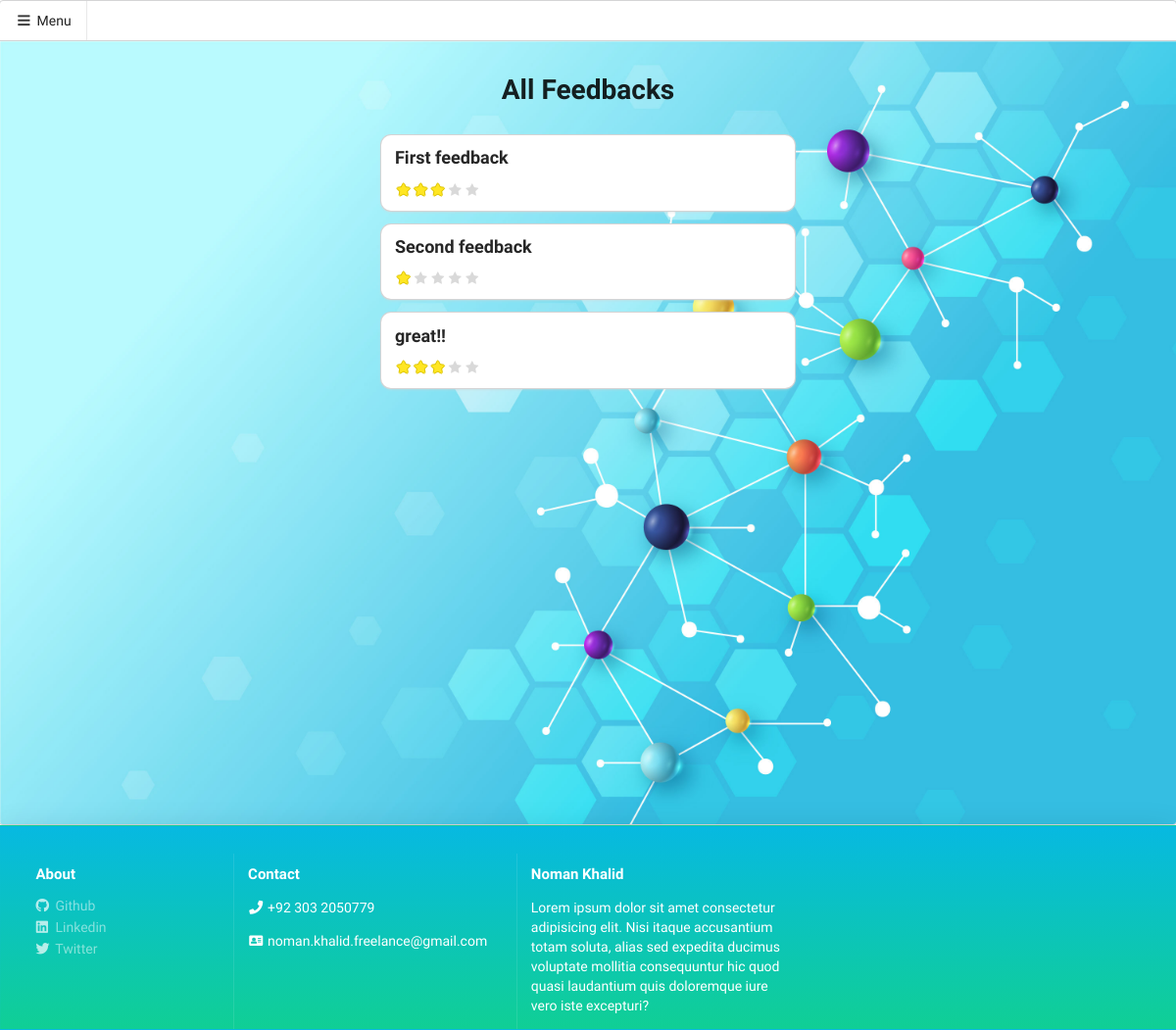
/feedbacks, run on an earlier commit of the app's database.
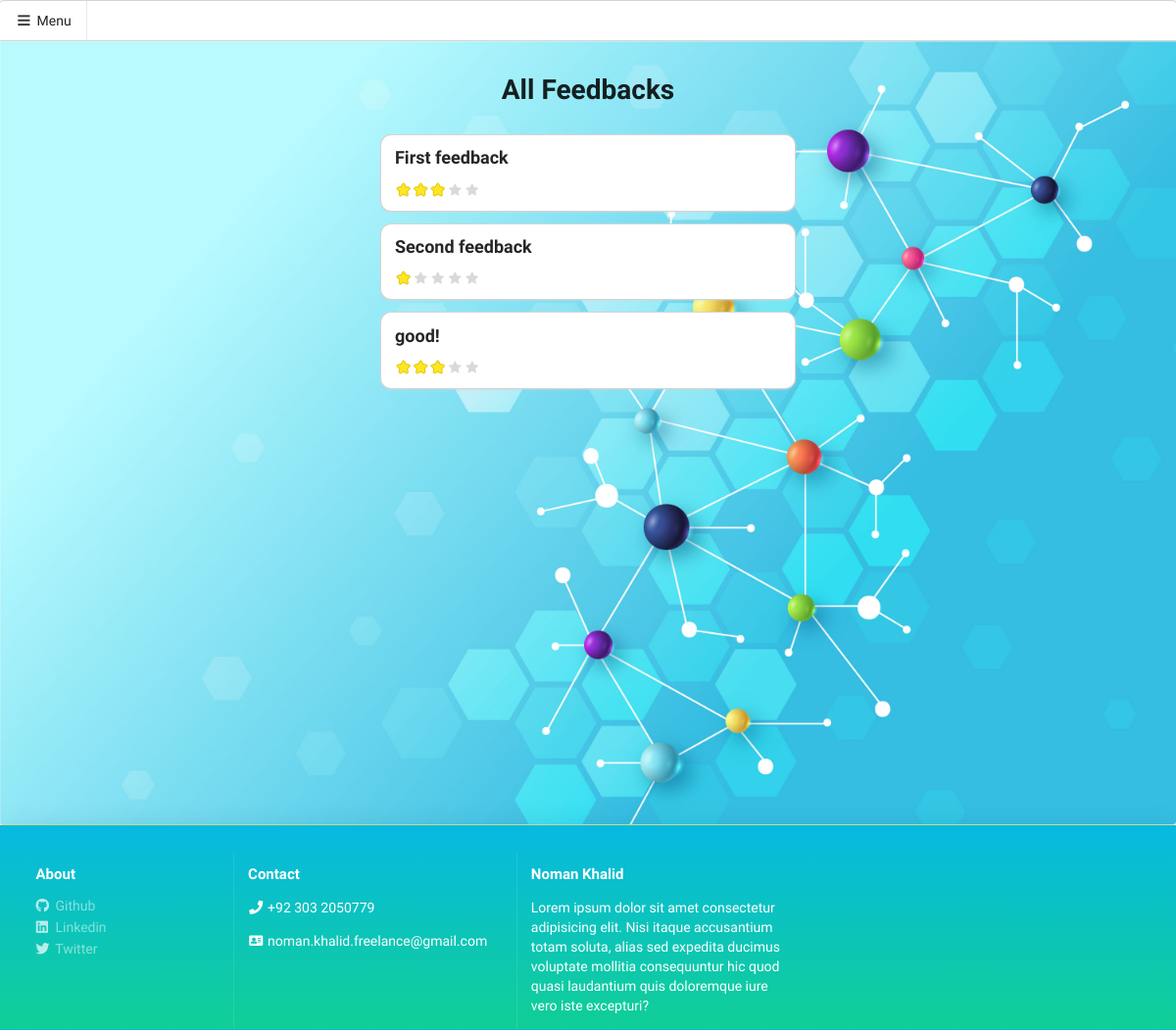
And on a later commit of the database.
### app.py (models this page shows, shortened)
class Feedback(db.Model):
    id = db.Column("id",db.Integer, primary_key=True)
    content = db.Column("content",db.Text)
    rating = db.Column("rating",db.Integer)
    user_id = db.Column(db.Integer, db.ForeignKey('user.id'))
    student_id = db.Column(db.Integer, db.ForeignKey('student.id'))

### app.py (the view)
@app.route('/feedbacks')
def feedbacks():
  feedbacks = Feedback.query.all()
  return render_template('feedback/index.html', feedbacks=feedbacks )

### templates/feedback/index.html (shortened to what this page needs)
{% extends 'layout.html' %}  {% block content %}
<div class="row">
  <div class="ui eight wide column center aligned">
    <h1 class="ui">All Feedbacks</h1>
  </div>
</div>
<div class="row">
  <div class="ui six wide column">
    {%for feedback in feedbacks%}
    <div class="ui card">
      <div class="content">
        <div class="ui header aligned">
          {{ feedback.content }}
        </div>
        <div class="description">
          <div
            class="ui star rating"
            data-rating="{{ feedback.rating }}"
            data-max-rating="5"
          ></div>
        </div>
      </div>
    </div>
    {%endfor%}
  </div>
</div>
{% endblock %}

What changed in the data, as far as the page shows it:
changed Feedback: content "great!!" → "good!"
